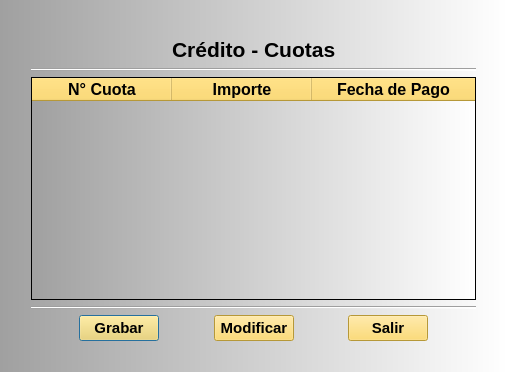
<?xml version="1.0" encoding="UTF-8"?>
<ui version="4.0">
 <class>Dialog</class>
 <widget class="QDialog" name="Dialog">
  <property name="geometry">
   <rect>
    <x>0</x>
    <y>0</y>
    <width>507</width>
    <height>372</height>
   </rect>
  </property>
  <property name="windowTitle">
   <string>Crédito - Cuotas </string>
  </property>
  <property name="styleSheet">
   <string notr="true">background-color: qlineargradient(spread:pad, x1:0, y1:0, x2:1, y2:0, stop:0 rgba(160, 160, 160, 255), stop:1 rgba(255, 255, 255, 255));</string>
  </property>
  <layout class="QGridLayout" name="gridLayout">
   <item row="0" column="1">
    <spacer name="horizontalSpacer_4">
     <property name="orientation">
      <enum>Qt::Horizontal</enum>
     </property>
     <property name="sizeHint" stdset="0">
      <size>
       <width>434</width>
       <height>20</height>
      </size>
     </property>
    </spacer>
   </item>
   <item row="0" column="2" rowspan="2">
    <spacer name="verticalSpacer">
     <property name="orientation">
      <enum>Qt::Vertical</enum>
     </property>
     <property name="sizeHint" stdset="0">
      <size>
       <width>20</width>
       <height>299</height>
      </size>
     </property>
    </spacer>
   </item>
   <item row="1" column="0">
    <spacer name="verticalSpacer_2">
     <property name="orientation">
      <enum>Qt::Vertical</enum>
     </property>
     <property name="sizeHint" stdset="0">
      <size>
       <width>20</width>
       <height>299</height>
      </size>
     </property>
    </spacer>
   </item>
   <item row="1" column="1">
    <layout class="QVBoxLayout" name="verticalLayout">
     <item>
      <layout class="QHBoxLayout" name="horizontalLayout_2">
       <item>
        <spacer name="horizontalSpacer">
         <property name="orientation">
          <enum>Qt::Horizontal</enum>
         </property>
         <property name="sizeHint" stdset="0">
          <size>
           <width>40</width>
           <height>20</height>
          </size>
         </property>
        </spacer>
       </item>
       <item>
        <widget class="QLabel" name="label_7">
         <property name="font">
          <font>
           <pointsize>16</pointsize>
           <weight>75</weight>
           <bold>true</bold>
          </font>
         </property>
         <property name="styleSheet">
          <string notr="true">background-color: rgba(255, 255, 255, 0);</string>
         </property>
         <property name="text">
          <string>Crédito - Cuotas</string>
         </property>
        </widget>
       </item>
       <item>
        <spacer name="horizontalSpacer_3">
         <property name="orientation">
          <enum>Qt::Horizontal</enum>
         </property>
         <property name="sizeHint" stdset="0">
          <size>
           <width>40</width>
           <height>20</height>
          </size>
         </property>
        </spacer>
       </item>
      </layout>
     </item>
     <item>
      <widget class="Line" name="line_2">
       <property name="orientation">
        <enum>Qt::Horizontal</enum>
       </property>
      </widget>
     </item>
     <item>
      <widget class="QTableWidget" name="tbwCuotas">
       <property name="font">
        <font>
         <pointsize>12</pointsize>
        </font>
       </property>
       <property name="styleSheet">
        <string notr="true">QHeaderView::section
{
background-color: rgb(255, 213, 79);
}</string>
       </property>
       <attribute name="horizontalHeaderVisible">
        <bool>true</bool>
       </attribute>
       <attribute name="horizontalHeaderDefaultSectionSize">
        <number>140</number>
       </attribute>
       <attribute name="horizontalHeaderStretchLastSection">
        <bool>true</bool>
       </attribute>
       <attribute name="verticalHeaderVisible">
        <bool>false</bool>
       </attribute>
       <column>
        <property name="text">
         <string>N° Cuota</string>
        </property>
        <property name="font">
         <font>
          <pointsize>12</pointsize>
          <weight>75</weight>
          <bold>true</bold>
         </font>
        </property>
        <property name="textAlignment">
         <set>AlignCenter</set>
        </property>
       </column>
       <column>
        <property name="text">
         <string>Importe</string>
        </property>
        <property name="font">
         <font>
          <pointsize>12</pointsize>
          <weight>75</weight>
          <bold>true</bold>
         </font>
        </property>
        <property name="textAlignment">
         <set>AlignCenter</set>
        </property>
       </column>
       <column>
        <property name="text">
         <string>Fecha de Pago</string>
        </property>
        <property name="font">
         <font>
          <pointsize>12</pointsize>
          <weight>75</weight>
          <bold>true</bold>
         </font>
        </property>
        <property name="textAlignment">
         <set>AlignCenter</set>
        </property>
       </column>
      </widget>
     </item>
     <item>
      <widget class="Line" name="line">
       <property name="orientation">
        <enum>Qt::Horizontal</enum>
       </property>
      </widget>
     </item>
     <item>
      <layout class="QHBoxLayout" name="horizontalLayout">
       <item>
        <spacer name="horizontalSpacer_5">
         <property name="orientation">
          <enum>Qt::Horizontal</enum>
         </property>
         <property name="sizeHint" stdset="0">
          <size>
           <width>40</width>
           <height>20</height>
          </size>
         </property>
        </spacer>
       </item>
       <item>
        <widget class="QPushButton" name="pbGrabar">
         <property name="font">
          <font>
           <pointsize>11</pointsize>
           <weight>75</weight>
           <bold>true</bold>
          </font>
         </property>
         <property name="toolTip">
          <string>Grabar</string>
         </property>
         <property name="styleSheet">
          <string notr="true">background-color: rgb(255, 213, 79);</string>
         </property>
         <property name="text">
          <string>Grabar</string>
         </property>
        </widget>
       </item>
       <item>
        <spacer name="horizontalSpacer_6">
         <property name="orientation">
          <enum>Qt::Horizontal</enum>
         </property>
         <property name="sizeHint" stdset="0">
          <size>
           <width>40</width>
           <height>20</height>
          </size>
         </property>
        </spacer>
       </item>
       <item>
        <widget class="QPushButton" name="pbModificar">
         <property name="font">
          <font>
           <pointsize>11</pointsize>
           <weight>75</weight>
           <bold>true</bold>
          </font>
         </property>
         <property name="toolTip">
          <string>Modificar</string>
         </property>
         <property name="styleSheet">
          <string notr="true">background-color: rgb(255, 213, 79);</string>
         </property>
         <property name="text">
          <string>Modificar</string>
         </property>
        </widget>
       </item>
       <item>
        <spacer name="horizontalSpacer_7">
         <property name="orientation">
          <enum>Qt::Horizontal</enum>
         </property>
         <property name="sizeHint" stdset="0">
          <size>
           <width>40</width>
           <height>20</height>
          </size>
         </property>
        </spacer>
       </item>
       <item>
        <widget class="QPushButton" name="pbSalir">
         <property name="font">
          <font>
           <pointsize>11</pointsize>
           <weight>75</weight>
           <bold>true</bold>
          </font>
         </property>
         <property name="toolTip">
          <string>Salir</string>
         </property>
         <property name="styleSheet">
          <string notr="true">background-color: rgb(255, 213, 79);</string>
         </property>
         <property name="text">
          <string>Salir</string>
         </property>
        </widget>
       </item>
       <item>
        <spacer name="horizontalSpacer_8">
         <property name="orientation">
          <enum>Qt::Horizontal</enum>
         </property>
         <property name="sizeHint" stdset="0">
          <size>
           <width>40</width>
           <height>20</height>
          </size>
         </property>
        </spacer>
       </item>
      </layout>
     </item>
    </layout>
   </item>
   <item row="2" column="1">
    <spacer name="horizontalSpacer_2">
     <property name="orientation">
      <enum>Qt::Horizontal</enum>
     </property>
     <property name="sizeHint" stdset="0">
      <size>
       <width>796</width>
       <height>20</height>
      </size>
     </property>
    </spacer>
   </item>
  </layout>
 </widget>
 <resources/>
 <connections/>
</ui>
